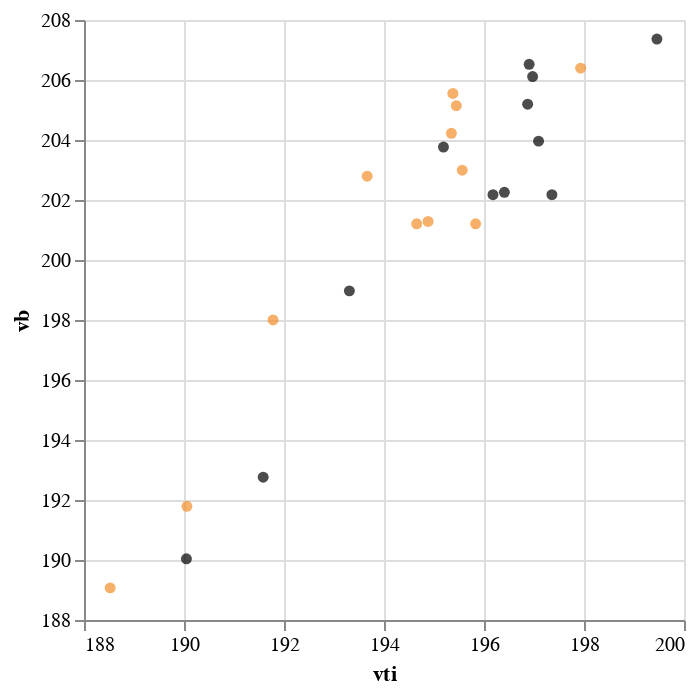

Notebook code for this chart:
### Code cell
def plot_marginal_2d_numerical_numerical(observed: pl.DataFrame,synthetic: pl.DataFrame,columns: list):
    assert len(columns) == 2, "2d plot requires selection of exactly two columns"
    for c in columns:
        assert c in observed.columns, f"Column '{c}' not in observed data"
        assert c in synthetic.columns, f"Column '{c}' not in synthetic data"
        
    observed = observed[columns].with_columns(pl.lit("observed").alias("plot_data_source"))
    synthetic = synthetic[columns].with_columns(pl.lit("synthetic").alias("plot_data_source"))
    combined = pl.concat([observed,synthetic])
    domain = select_axis_endpoints(combined,columns[0])
    range = select_axis_endpoints(combined,columns[1])

    oplot = build_numerical_numerical_chart(combined,columns,domain,range,COLOR_OBSERVED).transform_filter(alt.datum.plot_data_source == "observed")
    splot = build_numerical_numerical_chart(combined,columns,domain,range,COLOR_SYNTHETIC).transform_filter(alt.datum.plot_data_source == "synthetic")
    return oplot+splot

plot_marginal_2d_numerical_numerical(odf,sdf,['vti','vb'])

### Figure 1 — Vega-Lite specification as saved in the notebook (floating-point values rounded to 4 significant figures)
{"config": {"view": {"continuousWidth": 300, "continuousHeight": 300}}, "layer": [{"data": {"name": "data-0223a824a6f182e9f91f1e12ea7d404b"}, "mark": {"type": "point", "filled": true}, "encoding": {"color": {"value": "#000000"}, "x": {"field": "vti", "scale": {"zero": false}, "type": "quantitative"}, "y": {"field": "vb", "scale": {"zero": false}, "type": "quantitative"}}, "transform": [{"filter": "(datum.plot_data_source === 'observed')"}]}, {"data": {"name": "data-0223a824a6f182e9f91f1e12ea7d404b"}, "mark": {"type": "point", "filled": true}, "encoding": {"color": {"value": "#f28e2b"}, "x": {"field": "vti", "scale": {"zero": false}, "type": "quantitative"}, "y": {"field": "vb", "scale": {"zero": false}, "type": "quantitative"}}, "transform": [{"filter": "(datum.plot_data_source === 'synthetic')"}]}], "$schema": "https://vega.github.io/schema/vega-lite/v5.20.1.json", "datasets": {"data-0223a824a6f182e9f91f1e12ea7d404b": [{"vti": 190.0, "vb": 190.0, "plot_data_source": "observed"}, {"vti": 191.6, "vb": 192.8, "plot_data_source": "observed"}, {"vti": 193.3, "vb": 199.0, "plot_data_source": "observed"}, {"vti": 196.4, "vb": 202.3, "plot_data_source": "observed"}, {"vti": 197.4, "vb": 202.2, "plot_data_source": "observed"}, {"vti": 196.2, "vb": 202.2, "plot_data_source": "observed"}, {"vti": 196.9, "vb": 205.2, "plot_data_source": "observed"}, {"vti": 197.1, "vb": 204.0, "plot_data_source": "observed"}, {"vti": 196.9, "vb": 206.5, "plot_data_source": "observed"}, {"vti": 195.2, "vb": 203.8, "plot_data_source": "observed"}, {"vti": 197.0, "vb": 206.1, "plot_data_source": "observed"}, {"vti": 199.5, "vb": 207.4, "plot_data_source": "observed"}, {"vti": 188.5, "vb": 189.1, "plot_data_source": "synthetic"}, {"vti": 190.1, "vb": 191.8, "plot_data_source": "synthetic"}, {"vti": 191.8, "vb": 198.0, "plot_data_source": "synthetic"}, {"vti": 194.9, "vb": 201.3, "plot_data_source": "synthetic"}, {"vti": 195.8, "vb": 201.2, "plot_data_source": "synthetic"}, {"vti": 194.7, "vb": 201.2, "plot_data_source": "synthetic"}, {"vti": 195.3, "vb": 204.2, "plot_data_source": "synthetic"}, {"vti": 195.6, "vb": 203.0, "plot_data_source": "synthetic"}, {"vti": 195.4, "vb": 205.6, "plot_data_source": "synthetic"}, {"vti": 193.7, "vb": 202.8, "plot_data_source": "synthetic"}, {"vti": 195.4, "vb": 205.1, "plot_data_source": "synthetic"}, {"vti": 197.9, "vb": 206.4, "plot_data_source": "synthetic"}]}}
